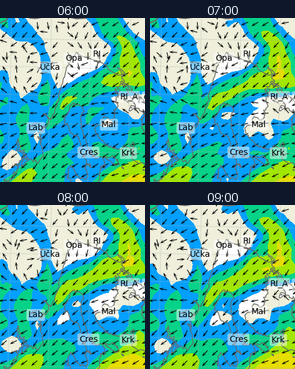
#> input picture dan1_siroko.png, 295 x 369 px
$ python -i analiza.py   (imports and definitions only)
#> lines starting #> are read from the running program, lines starting #| are printed output that depends on the picture
#> further down, picture is the input picture: PIL image 295x369 RGB; mean R, G, B 83.4, 166.7, 152.4
import json
import math
import re
from datetime import datetime, timezone, timedelta
from email.utils import parsedate_to_datetime
from io import BytesIO
from zoneinfo import ZoneInfo
import numpy as np
import requests
from PIL import Image, ImageDraw, ImageFont
import cv2

URL = "https://meteo.hr/prognoze.php?section=prognoze_model&param=ala_k&el=web_uv10_SENJ_P"
HEADERS = {"User-Agent": "Mozilla/5.0"}
DANI_HR = ["ponedjeljak", "utorak", "srijeda", "četvrtak", "petak", "subota", "nedjelja"]
ZAGREB_TZ = ZoneInfo("Europe/Zagreb")

# Ispod ovog postotka zasjenjenosti oko Opatije (a >= 12%) piše "ComsiComsa"
PRAG_JAKOG_VJETRA = 60.0

# Udio žute/narančaste/crvene u zoni RI–RI_A (Bakarski zaljev) iznad kojeg je "Jaka bura"
PRAG_JAKE_BURE = 5.0

# Udio zelene/žute/narančaste/crvene u uskoj zoni Punta (Krk) za detekciju bure
PRAG_BURE_PUNAT = 8.0

# Koordinate za Punat (Krk) — isključuje Bašku i ostatak Krka
ZONA_PUNAT_BOJA = (0.61, 0.55, 0.675, 0.63)
ZONA_PUNAT_SMJER = (0.59, 0.53, 0.69, 0.65)
ZONA_PUNAT_PRIKAZ = (0.52, 0.44, 0.74, 0.70)

# [148 lines left out: functions je_dan_za_surfanje, pronadji_bazu_slika, odredi_start_modela, spoji_slike_mreza, izracunaj_zonu, not called in this run]

def provjeri_boju_bure(img, crop_rel, prag, ukljuci_zelenu=False):
#> called with crop_rel = (0.61, 0.55, 0.675, 0.63), prag = 8, ukljuci_zelenu = True
    w, h = img.size
#> w = 295; h = 369
    x1, y1, x2, y2 = crop_rel
    zona = img.crop((int(w * x1), int(h * y1), int(w * x2), int(h * y2)))
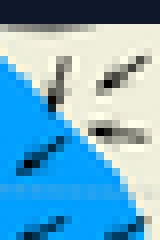
#> zona: PIL image 20x30 RGB (shown 8 times larger); mean R, G, B 109.4, 169.6, 198.3

    arr = np.array(zona)
    hsv = cv2.cvtColor(arr, cv2.COLOR_RGB2HSV)
#> hsv: shape (30, 20, 3); mean H, S, V 68.6, 129.9, 207.1

    if ukljuci_zelenu:
        # Bilo kakva zelena, žuta, narančasta i crvena boja na DHMZ skali vjetra
        maska_bura = ((hsv[:, :, 0] <= 88) | (hsv[:, :, 0] >= 160)) & (hsv[:, :, 1] > 70) & (hsv[:, :, 2] > 75)
#> maska_bura: shape (30, 20) bool; every value is 0
    else:
        # Samo žuta, narančasta i crvena boja na DHMZ skali vjetra
        maska_bura = ((hsv[:, :, 0] <= 35) | (hsv[:, :, 0] >= 160)) & (hsv[:, :, 1] > 100) & (hsv[:, :, 2] > 100)

    udio_bure = float(np.mean(maska_bura) * 100)
#> udio_bure = 0
    return udio_bure >= prag, round(udio_bure, 1)

# [17 lines left out: function analiziraj_obje_zone, not called in this run]

def analiziraj_punat(img):
    # Boja (bilo kakva zelena, žuta, narančasta ili crvena) strogo u uskoj zoni Punta
    ima_boju, udio_bure = provjeri_boju_bure(img, ZONA_PUNAT_BOJA, PRAG_BURE_PUNAT, ukljuci_zelenu=True)
#> ima_boju = False; udio_bure = 0
    if not ima_boju:
        return False, udio_bure, 0.0, None

    # Smjer: sjeverni kvadrant (SZ, S, SI) oko Punta
    smjer_ok, _, udio_sjever, _ = izracunaj_zonu(img, ZONA_PUNAT_SMJER, min_strelica=3)
    if not smjer_ok:
        return False, udio_bure, udio_sjever, None

    w, h = img.size
    x1, y1, x2, y2 = ZONA_PUNAT_PRIKAZ
    prikaz = img.crop((int(w * x1), int(h * y1), int(w * x2), int(h * y2)))
    return True, udio_bure, udio_sjever, prikaz

# [222 lines left out: functions formatiraj_sate, kratki_status, main, not called in this run]

# [2 lines not run here, left out]

>>> from PIL import Image
>>> picture = Image.open('dan1_siroko.png')
>>> result = analiziraj_punat(picture)
